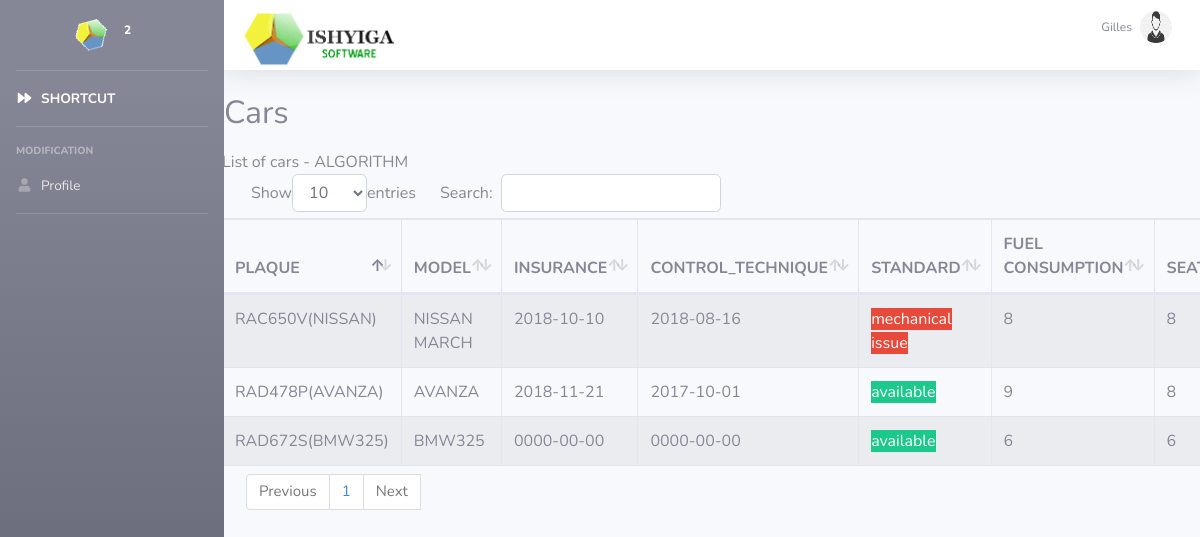
Page /carlist.php (signed in) on the earlier database version.
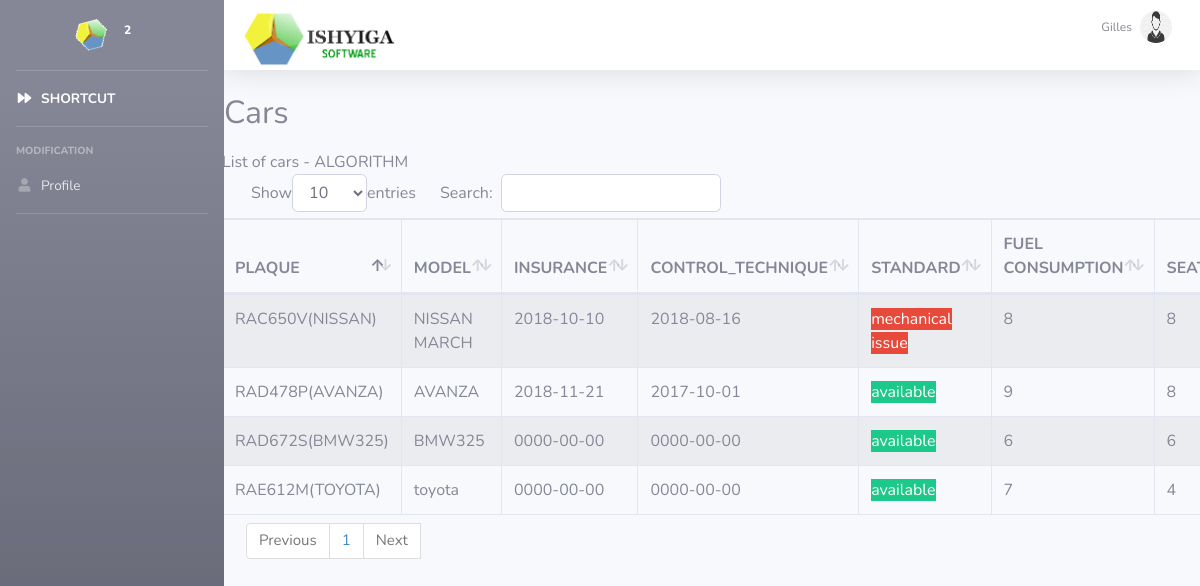
Same page on the later database version.
### tables this page shows
CREATE TABLE `fluid_car` (
  `id` int(100) NOT NULL,
  `id_subcompany` int(100) DEFAULT NULL,
  `plaque` varchar(100) NOT NULL,
  `marque` varchar(100) NOT NULL,
  `insurance_date` date DEFAULT NULL,
  `control_technique_date` date DEFAULT NULL,
  `standard` text NOT NULL,
  `fuel_consumption` int(11) DEFAULT NULL COMMENT 'km/l',
  `id_driver` int(11) DEFAULT NULL,
  `seats` int(11) DEFAULT NULL
);

### carlist.php (the view, shortened to what this page needs)
<?php
include 'include/header.php' ;
include 'include/authant.php' ;?>
<?php include('connexion.php');
?>
<body  id="page-top"   >
    <div id="wrapper">
        <?php include 'include/navbar.php'; ?>
        <div id='content-wrapper' class="d-flex flex-column">
            <?php
            require_once('include/topbon.php');
            ?>
    <div id="page-inner">
        <div class="row">
            <div class="col-md-12 d-flex justify-content-between">
            <h2>Cars</h2>
            </div>
        </div>
        <div class="row" style="padding:10px;">
            <div class="table-responsive" >
                <table id='datatable1' class="table table-striped table-bordered table-hover display" id="datatable1" cellspacing="0"
                       width="100%">
                    <thead>
                    <tr>
                        <th>PLAQUE</th>
                        <th>MODEL</th>
                        <th>INSURANCE</th>
                        <th>CONTROL_TECHNIQUE</th>
                        <th>STANDARD</th>
                        <th>FUEL CONSUMPTION</th>
                        <th>SEATS</th>
                    </tr>
                    </thead>
                    <body>
                    <?php
                    $sql1 = "SELECT * from fluid_car   where fluid_car.id_subcompany=" . $_SESSION["sub_company"];
                    $result1 = mysqli_query($connection, $sql1);
                    if (mysqli_num_rows($result1) > 0) {
                        while ($row = mysqli_fetch_array($result1)) {
                            echo
                                '<tr>' .
                                    '<td>' . $row["plaque"] . '</td>' .
                                    '<td>' . $row["marque"] . '</td>' .
                                    '<td>' . $row["insurance_date"] . '</td>' .
                                    '<td>' . $row["control_technique_date"] . '</td>' .
                                    '<td>' .'<span style="color:white" class="lebal '.(($row['standard']=='available')?'bg-success':'bg-danger').'">'.$row["standard"].'</span>'. '</td>' .
                                    '<td>' . $row["fuel_consumption"] . '</td>' .
                                    '<td>' . $row["seats"] . '</td>' ;
                        }
                    }
                    ?>
                    </body>
                </table>
            </div>
            </div>
        </div>
    </div>
<?php include('include/footerui.php'); ?>

### include/header.php (shortened to what this page needs)
<!DOCTYPE html>
<html lang="en">
<head>
    <link rel="stylesheet" href="https://stackpath.bootstrapcdn.com/font-awesome/4.7.0/css/font-awesome.min.css">
    <link href="assets/fontawesome-free-5.9.0-web/css/all.min.css" rel="stylesheet" type="text/css">
    <link rel="stylesheet" href="assets/maxcdn.bootstrapcdn.com/bootstrap/4.3.1/css/bootstrap.min.css">
    <link href="assets/css/font-awesome.css" rel="stylesheet"/>
    <link href="vendor/datatables/dataTables.bootstrap4.min.css" rel="stylesheet">
    <link href="vendor/fontawesome-free/css/all.min.css" rel="stylesheet" type="text/css">
  <link href="assets/css/jquery-ui.min.css" rel="stylesheet"/>
   <link href="assets/bootstrap3-editable/css/bootstrap-editable.css" rel="stylesheet"/>
       <link href="https://cdnjs.cloudflare.com/ajax/libs/select2/4.0.6-rc.0/css/select2.min.css" rel="stylesheet" />
   <link href='https://cdnjs.cloudflare.com/ajax/libs/bootstrap-datetimepicker/4.17.47/css/bootstrap-datetimepicker.min.css' rel='stylesheet' type='text/css'/>
   <link rel="stylesheet" type="text/css" href="//cdn.jsdelivr.net/bootstrap.daterangepicker/2/daterangepicker.css"/>
   <link href="https://cdnjs.cloudflare.com/ajax/libs/select2/4.0.6-rc.0/css/select2.min.css" rel="stylesheet" />
   <link href="assets/bootstrap3-editable/css/bootstrap-editable.css" rel="stylesheet"/>
<link href='https://cdnjs.cloudflare.com/ajax/libs/bootstrap-datetimepicker/4.17.47/css/bootstrap-datetimepicker.min.css'
      rel='stylesheet' type='text/css'/>
<link rel="stylesheet" type="text/css"  href="//cdn.jsdelivr.net/bootstrap.daterangepicker/2/daterangepicker.css"/>
    <link href="assets/css/sb-admin-2.min.css" rel="stylesheet">

### include/navbar.php (shortened to what this page needs)
<ul  class="navbar-nav bg-gradient-secondary sidebar sidebar-dark accordion " id="accordionSidebar">
<a class="sidebar-brand d-flex align-items-center justify-content-center" href="uiupdate.php">
  <div class="sidebar-brand-icon rotate-n-15">
    <img src="assets/img/icon.png" alt="" srcset="">
  </div>
  <div class="sidebar-brand-text mx-3"><?= $_SESSION['blancName'] ?><sup>2</sup></div>
</a>
<hr class="sidebar-divider my-0">
<li class="nav-item active">
  <a class="nav-link" href="uiupdate.php">
    <i class="fas fa-fw fa-forward"></i>
    <span>SHORTCUT</span></a>
</li>
<hr class="sidebar-divider">
<div class="sidebar-heading">
  Modification
</div>
<li class="nav-item">
  <a class="nav-link" href="edituser.php" id="Profile" >
    <i class="fas fa-fw fa-user"></i>
    <span>Profile</span></a>
</li>
<hr class="sidebar-divider">
</ul>

### include/topbon.php (shortened to what this page needs)
<nav class="navbar navbar-expand navbar-light bg-white topbar mb-4 static-top shadow align-items-center d-flex justify-content-between"   >
            <div class="logo">
              <a class="navbar-brand d-none d-sm-inline" href="#">
                  <img src="assets/img/logo.png" style="width:160px; border-radius: 3px;"/>
              </a></div>
            <div class="profile-place">
            <ul>
              <li class="nav-item dropdown no-arrow">
                 <a class="nav-link dropdown-toggle" href="#" id="userDropdown" role="button" data-toggle="dropdown" aria-haspopup="true" aria-expanded="false">
                  <span class="mr-2 d-none d-sm-inline text-gray-600 small"><?= $_SESSION['username'] ?></span>
                  <img class="img-profile rounded-circle" src="uploads/default/maleavatar.png">
                </a>
                  </li>
                </ul>
                </div>
          </nav>

### include/footerui.php (shortened to what this page needs)
  </body>
</html>

### include/header.php (style rules this page uses)
ul { list-style-type: none; font-size:15px; }
nav { font-size:15px; }
li { list-style-type: none; }
a { color: #4e73df; text-decoration: none; background-color: transparent; }
.sorting:after { opacity: 0.2; content: "\e150"; }

Differences in the rows shown:
added fluid_car: plaque "RAE612M(TOYOTA)", marque "toyota", insurance_date "0000-00-00", control_technique_date "0000-00-00", standard "available", fuel_consumption "7", seats "4"
